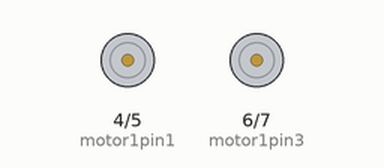
Recording of a sketch running on a simulated Arduino Uno, built with avr-gcc and run on an emulated ATmega328P. Shown: motor-driver pin pairs drawn as motors (green arrow = first pin HIGH = forward, orange = second pin HIGH = backward, longer = more drive, scaled by the enable pin). At 7.0 s the program stops and its outputs stay as they are.

Above: at 0.1 s.
At 5.1 s:
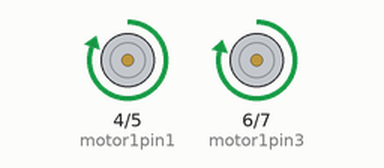
Timing chart, 0 to 8.5 s (numbered marks = the images above):
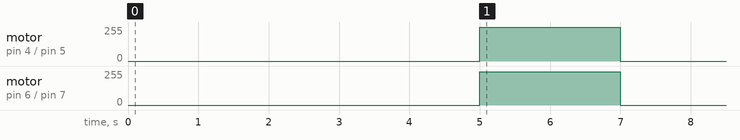

Measured:
- by itself, motor on pin 4 (motor1pin1) / pin 5 (motor1pin2): stopped → forward 255/255 at 5.0 s, → stopped 2.0 s later
- by itself, motor on pin 6 (motor1pin3) / pin 7 (motor1pin4): stopped → forward 248/255 at 5.0 s, → stopped 2.0 s later

The sketch:

RobotDistanceMetre.ino
```cpp
int motor1pin1 = 4;
int motor1pin2 = 5;
int motor1pin3 = 6;
int motor1pin4 = 7;
const int pwm1 = 3;
const int pwm2 = 9;

void setup() {
  // put your setup code here, to run once:
  pinMode(motor1pin1, OUTPUT);
  pinMode(motor1pin2, OUTPUT);
  pinMode(motor1pin3, OUTPUT);
  pinMode(motor1pin4, OUTPUT);
  pinMode(pwm1,OUTPUT) ;
  pinMode(pwm2,OUTPUT) ;
}

void loop() {
  // put your main code here, to run repeatedly:
 // makes move 1m distance
  delay(5000);
  digitalWrite(motor1pin1, HIGH);
  digitalWrite(motor1pin2, LOW);
  analogWrite(pwm1,255);
  digitalWrite(motor1pin3, HIGH);
  digitalWrite(motor1pin4, LOW);
  analogWrite(pwm2,248);
  delay(2000);

// stops motors
  digitalWrite(motor1pin1, LOW);
  digitalWrite(motor1pin2, LOW);
  digitalWrite(motor1pin3, LOW);
  digitalWrite(motor1pin4, LOW);
  exit(0);

}
```
